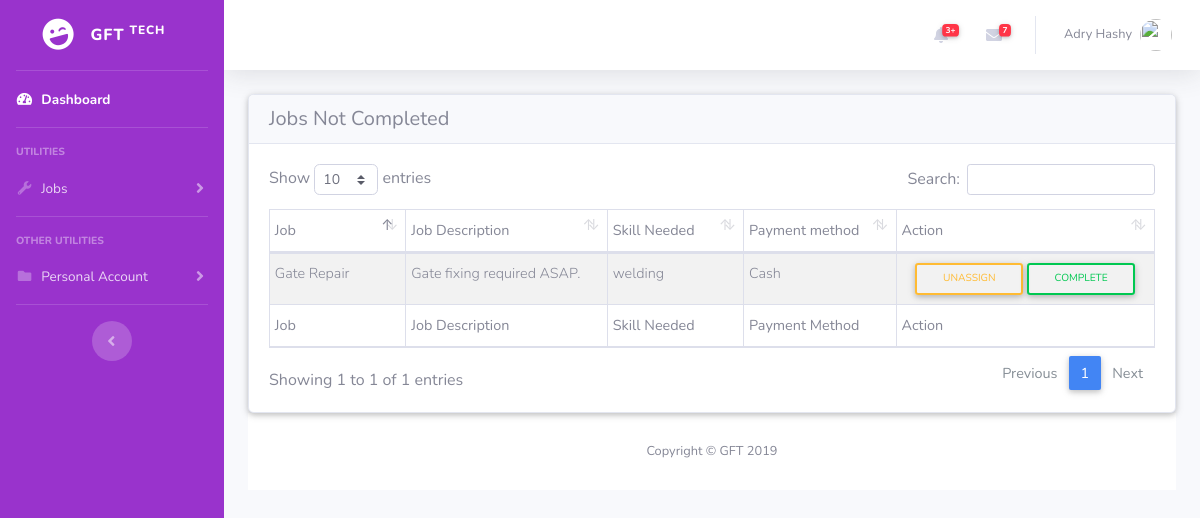
Page /tech/jobsincomplete.php (signed in) on the committed database.
### tables this page shows
CREATE TABLE `users` (
  `C_id` int(255) NOT NULL,
  `first_name` varchar(255) NOT NULL,
  `second_name` varchar(255) NOT NULL,
  `national_id` int(20) NOT NULL,
  `email` varchar(100) NOT NULL,
  `password` varchar(100) NOT NULL,
  `role` varchar(100) NOT NULL
);

CREATE TABLE `job` (
  `J_Id` int(100) NOT NULL,
  `job_name` varchar(20) NOT NULL,
  `job_description` varchar(255) NOT NULL,
  `skill_needed` varchar(50) NOT NULL,
  `assigned_by` varchar(100) NOT NULL,
  `assigned_to` varchar(100) NOT NULL,
  `payment_method` varchar(20) NOT NULL,
  `job_status` tinyint(1) NOT NULL
);

### tech/jobsincomplete.php (the view, shortened to what this page needs)
<!DOCTYPE html>
<html>
<head>
  <link href="../Admin/vendor/fontawesome-free/css/all.min.css" rel="stylesheet" type="text/css">
  <link href="../bootstrap-4.2.1-dist/css/mdb.min.css" rel="stylesheet">
  <link href="../Admin/css/sb-admin-2.min.css" rel="stylesheet">
  <link href="../Admin/vendor/datatables/dataTables.bootstrap4.min.css" rel="stylesheet">
</head>
<body id="page-top">
  <div id="wrapper">
<?php include '../includes/TechNav.php';?>
    <div id="content-wrapper" class="d-flex flex-column">
      <div id="content">
        <?php include '../includes/TechTop.php'; ?>
        <div class="container-fluid">
          <div class="card">
            <h5 class="card-header h5">Jobs Not Completed</h5>
          <div class="card-body">
          <table id="dataTable" class="table table-striped table-bordered table-sm" cellspacing="0" width="100%">
            <thead>
              <tr>
              <th class="th-sm">Job</th>
              <th class="th-sm">Job Description</th>
              <th class="th-sm">Skill Needed</th>
              <th class="th-sm">Payment method</th>
              <th class="th-sm">Action</th>
              </tr>
            </thead>
            <tbody>
              <?php
                  $jobcompleted = mysqli_query($con, "SELECT * FROM job WHERE job_status=1");
                  while ($row = mysqli_fetch_array($jobcompleted)) {
              ?>
              <tr>
                <td><?php echo $row['job_name'] ;?></td>
                <td><?php echo $row['job_description'] ;?></td>
                <td><?php echo $row['skill_needed'] ;?></td>
                <td><?php echo $row['payment_method'] ;?></td>
                <td class='text-center'>
                  <button type='button' class='btn btn-outline-warning btn-sm m-0 waves-effect' data-toggle='modal' data-target="#Unassign<?= $row['J_Id']; ?>">Unassign</button>
                  <button type='button' class='btn btn-outline-success btn-sm m-0 waves-effect' data-toggle='modal' data-target="#Complete<?= $row['J_Id']; ?>">Complete</button>
                </td>
              </tr>
              <?php
            }
          ?>
            </tbody>
            <tfoot>
              <tr>
              <th class="th-sm">Job</th>
              <th class="th-sm">Job Description</th>
              <th class="th-sm">Skill Needed</th>
              <th class="th-sm">Payment Method</th>
              <th class="th-sm">Action</th>
              </tr>
            </tfoot>
          </table>
        </div>
      </div>
    <?php include '../includes/AdminFoot.php'; ?>
    </div>
</body>
</html>

### includes/TechTop.php (shortened to what this page needs)
<?php
    if($_SESSION['tech'])
  {
      include '../includes/db-conn.php';
      $email=$_SESSION['tech'];
      $user = mysqli_query($con, "SELECT * FROM users WHERE `email`='$email'");
      while($get_user = mysqli_fetch_assoc($user))
      {
          $fname=$get_user['first_name'];
          $sname=$get_user['second_name'];
          $names = $fname.' '.$sname;
      }
  }
  else{
      header('location:../login.php');
  }
?>
<!DOCTYPE html>
<html>
<head>
</head>
        <nav class="navbar navbar-expand navbar-light bg-white topbar mb-4 static-top shadow">
          <ul class="navbar-nav ml-auto">
            <li class="nav-item dropdown no-arrow mx-1">
              <a class="nav-link dropdown-toggle" href="#" id="alertsDropdown" role="button" data-toggle="dropdown" aria-haspopup="true" aria-expanded="false">
                <i class="fas fa-bell fa-fw"></i>
                <span class="badge badge-danger badge-counter">3+</span>
              </a>
            </li>
            <li class="nav-item dropdown no-arrow mx-1">
              <a class="nav-link dropdown-toggle" href="#" id="messagesDropdown" role="button" data-toggle="dropdown" aria-haspopup="true" aria-expanded="false">
                <i class="fas fa-envelope fa-fw"></i>
                <span class="badge badge-danger badge-counter">7</span>
              </a>
            </li>
            <li class="nav-item dropdown no-arrow">
              <a class="nav-link dropdown-toggle" href="#" id="userDropdown" role="button" data-toggle="dropdown" aria-haspopup="true" aria-expanded="false">
                <span class="mr-2 d-none d-lg-inline text-gray-600 small"><?php echo $names; ?></span>
                <img class="img-profile rounded-circle" src="<?php echo $url; ?>">
              </a>
            </li>
          </ul>
        </nav>
</html>

### rows in the picture
users: names "Adry Hashy"
job: job_name "Gate Repair", job_description "Gate fixing required ASAP.", skill_needed "welding", payment_method "Cash"
